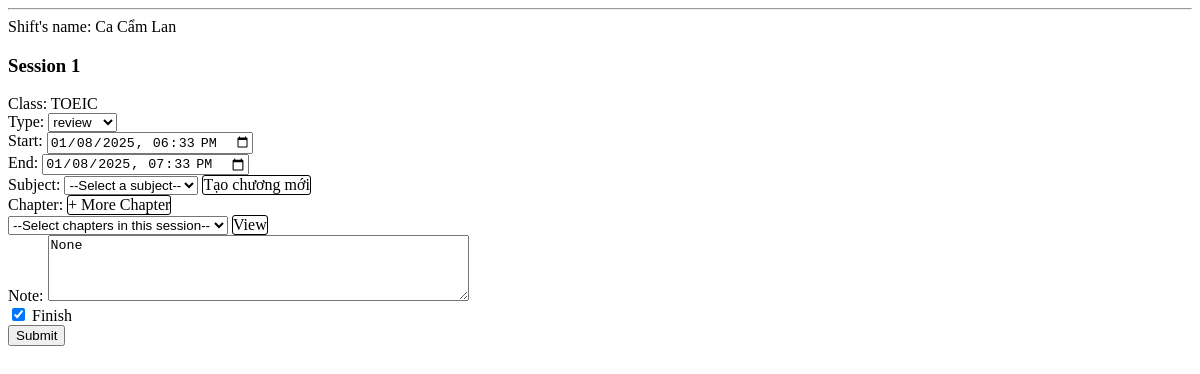
/todo/close/id=1/, run on the app's committed database.
### main_site/models.py (models this page shows, shortened)
class Shift(models.Model):
    name = models.CharField(max_length=50, verbose_name='Name of Shift ')
    startTime = models.DateTimeField(auto_now_add=True, verbose_name='Start time of Shift')
    endTime = models.DateTimeField(null=True, blank=True, verbose_name='End time of Shift')
    status = models.BooleanField(default=False, verbose_name='Status')
    user = models.ForeignKey(User, on_delete=models.CASCADE, verbose_name='User of this Shift', null=True)

class Session(models.Model):
    TYPE_CHOICES = (
        ('learn','learn'),
        ('review','review'),
        ('practice','practice')
    )
    startTime = models.DateTimeField(verbose_name='Start Time')
    endTime = models.DateTimeField(verbose_name='End Time')
    type = models.CharField(max_length=10,choices=TYPE_CHOICES, default='learn')
    note = models.TextField(verbose_name="Note",null=True, blank=True)
    shift = models.ForeignKey(Shift,on_delete=models.CASCADE, null=True, blank=True, verbose_name='Shift for this Session')
    classObj = models.ForeignKey(Class, on_delete=models.CASCADE, null=True, blank=True, verbose_name='Class in this session')
    subject = models.ForeignKey(Subject, on_delete=models.CASCADE, null=True, blank=True, verbose_name='Subject in this session')
    chapter = models.ManyToManyField(Chapter,blank=True, verbose_name="Chapter in this session")
    def getStart(self):
        return localtime(self.startTime).strftime('%Y-%m-%dT%H:%M')
    def getEnd(self):
        return localtime(self.endTime).strftime('%Y-%m-%dT%H:%M')
    def getDifferentChoices(self):
        typeChoices = ['learn', 'review', 'practice']
        typeChoices.remove(self.type)
        return typeChoices

class Class(models.Model):
    STATUS_CHOICES = (
        ('active','active'),
        ('upcoming','upcoming'),
        ('completed','completed'),
    )
    name = models.CharField(max_length=50, verbose_name='Tên lớp')
    startDate = models.DateField(verbose_name='Thời gian mở lớp', null=True)
    endDate = models.DateField(verbose_name='Thời gian đóng lớp', null=True)
    status = models.CharField(max_length=10, choices=STATUS_CHOICES, default='upcoming')
    maxOfDay = models.IntegerField(verbose_name='Số lượng ngày học tối đa trong kỳ', default=50)
    maxOfSessionsInDay = models.IntegerField(verbose_name="Số lượng buổi học tối đa trong ngày", default=2)
    term = models.ForeignKey(Term, on_delete=models.CASCADE, verbose_name='Thông tin kỳ học')
    def getSubjectList(self):
        return Subject.objects.filter(class_object = self)

### main_site/views.py (the view, shortened to what this page needs)
# urls.py: path('todo/close/id=<int:id>/', views.get_close_shift, name='close_shift'),
def get_close_shift(request, id):
    user = User.objects.filter(id=id).first()
    user_inf = UserInfo.objects.filter(user=user).first()
    term = Term.objects.filter(user=user).first()
    shift = Shift.objects.filter(status=False, user=user).first()
    sessions = Session.objects.filter(shift=shift)
    context = {
        'user':user,
        'user_inf': user_inf,
        'now':timezone.now(),
        'term':term,
        'shift':shift,
        'sessions':sessions,
        }
    return render(request, 'page/close_shift.html', context)

### main_site/templates/page/close_shift.html (shortened to what this page needs)
{% extends "base/base.html" %}
{% load static %}
{% block style %}
<link rel="stylesheet" href="{% static "css/closeShift.css" %}">
{% endblock style %}
{% block content %}
<hr>
<form method="POST">
    <div >
        Shift's name: {{shift.name}}
    </div>
    {% for session in sessions %}
    <div class="Session{{forloop.counter}}">
        <h3 >Session {{forloop.counter}} </h3>
        <div >
            Class: {{session.classObj.name}}
        </div>
        <div class="Session{{forloop.counter}} TypeContainer">
            Type:
            <select name="type{{forloop.counter}}" class="Type Session{{forloop.counter}}">
                <option value="{{session.type}}"> {{session.type}} </option>
            </select>
        </div>
        <div >
            Start:
            <input type="datetime-local" name="start{{forloop.counter}}" value="{{session.getStart}}">
        </div>
        <div >
            End:
            <input type="datetime-local" name="end{{forloop.counter}}" value="{{session.getEnd}}">
        </div>
        <div >
            Subject:
            <select name="subject{{forloop.counter}}" class="Subject Session{{forloop.counter}}">
                <option value="">--Select a subject--</option>
            </select>
            <div class="Session{{forloop.counter}} ClickTag CreateChapter">Tạo chương mới</div>
        </div>
        <div class="ChapterContainer Session{{forloop.counter}}">
            Chapter:
            <div class="MoreChapter ClickTag Session{{forloop.counter}}">  + More Chapter </div>
            <div class="ChapterAndContentContainer">
                <select name="chapter{{forloop.counter}}" class="Chapter Session{{forloop.counter}}">
                    <option value="">--Select chapters in this session--</option>
                </select>
                <div class="ClickTag ContentInformation">View</div>
            </div>
        </div>
        <div class="Session{{forloop.counter}} Note">
            Note: <textarea name="note{{forloop.counter}}" rows="4" cols="50">{{session.note}}</textarea>
        </div>
        <div class="RemoveSession Session{{forloop.counter}}">
            <input name="finish{{forloop.counter}}" type="checkbox" checked> Finish
        </div>
    </div>
    {% endfor %}
    <button type="submit">Submit</button>
</form>
{% endblock content %}

### static/css/closeShift.css (style rules this page uses)
.ClickTag { border-radius: 3px; border: 1px solid black; display: inline-block; width: auto; }

### data on the page
Shift: name "Ca Cẩm Lan"
Session: classObj.name "TOEIC", type "review", getStart "01/08/2025 18:33", getEnd "01/08/2025 19:33", note "None"
